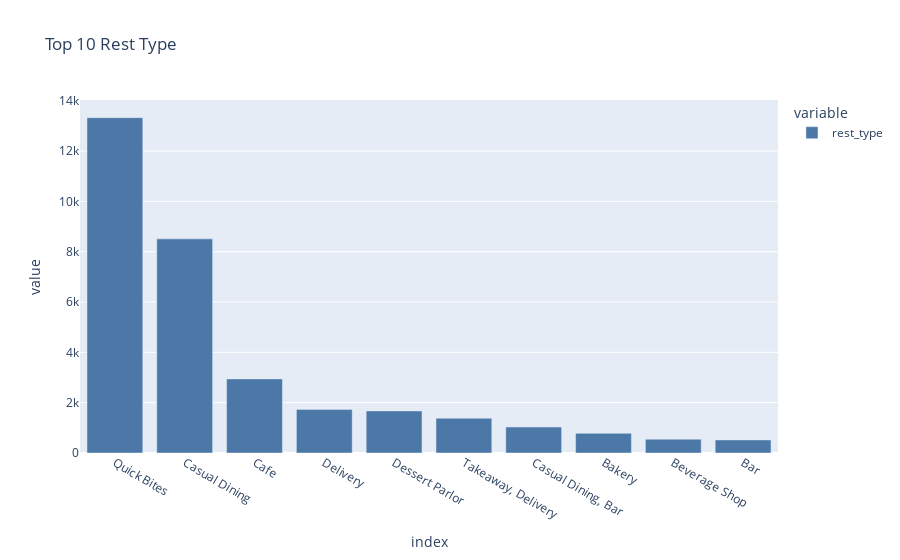

The notebook cell this image was saved under:
### Code cell
rest = updated_df['rest_type'].value_counts()[:10]
fig = px.bar(rest, title='Top 10 Rest Type',color_discrete_sequence=['#4c78a8', '#72b7b2', '#6b92bc'])
fig.show()

### Figure 1 — Plotly figure (JSON) as saved in the notebook; plotly's stock layout.template omitted (floating-point values rounded to 4 significant figures)
{"data": [{"alignmentgroup": "True", "hovertemplate": "variable=rest_type<br>index=%{x}<br>value=%{y}<extra></extra>", "legendgroup": "rest_type", "marker": {"color": "#4c78a8", "pattern": {"shape": ""}}, "name": "rest_type", "offsetgroup": "rest_type", "orientation": "v", "showlegend": true, "textposition": "auto", "type": "bar", "x": ["Quick Bites", "Casual Dining", "Cafe", "Delivery", "Dessert Parlor", "Takeaway, Delivery", "Casual Dining, Bar", "Bakery", "Beverage Shop", "Bar"], "xaxis": "x", "y": [13327, 8510, 2944, 1733, 1672, 1384, 1034, 785, 550, 520], "yaxis": "y"}], "layout": {"barmode": "relative", "legend": {"title": {"text": "variable"}, "tracegroupgap": 0}, "title": {"text": "Top 10 Rest Type"}, "xaxis": {"anchor": "y", "domain": [0, 1], "title": {"text": "index"}}, "yaxis": {"anchor": "x", "domain": [0, 1], "title": {"text": "value"}}}}
